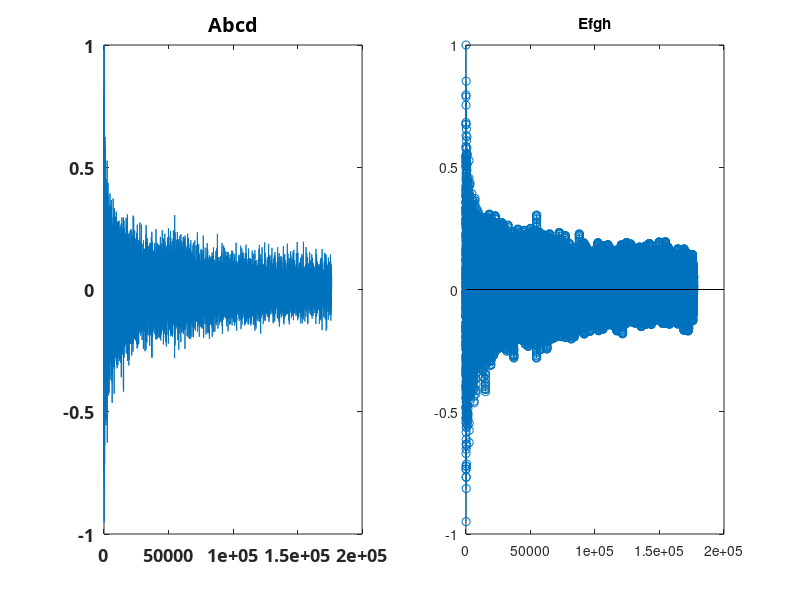

Write MATLAB code to recreate this figure. (Note: this script raises an error after producing the figure.)
% Problems:
%     Find out what x does


Fs       = 44100;       % Sampling Freq (44.1K is chosen to cover the entire human hearing range)
A        = 110;         % The A string of a guitar is normally tuned to 110 Hz
Eoffset  = -5;          % Change in freq wrt A 
Doffset  = 5;
Goffset  = 10;
Boffset  = 14;
E2offset = 19;
F = linspace(1/Fs, 1000, 2^12); % Creating vector for sampling 
x = zeros(Fs*4, 1);             % Generate 4 seconds of zeros to be used to generate the guitar notes
fret = [0 0 2 2 2 0;    % A_Major
        0 3 2 0 1 0;    % C_Major
        0 0 0 2 3 2;    % D_Major
        0 2 2 1 0 0;    % E_Major
        0 0 3 2 1 1;    % F_Major
        3 2 0 0 0 3];   % G_Major
    
while true
    i = input('Enter a chord to play(1-6) (Enter 0 to exit): '); 
    if(i == 0)
        break
    end
    
%     Initalise the delays for each note based on the frets and the string offsets.
    delay = [round(Fs/(A*2^((fret(i,1)+Eoffset)/12))),
    round(Fs/(A*2^(fret(i,2)/12))),
    round(Fs/(A*2^((fret(i,3)+Doffset)/12))), 
    round(Fs/(A*2^((fret(i,4)+Goffset)/12))), 
    round(Fs/(A*2^((fret(i,5)+Boffset)/12))), 
    round(Fs/(A*2^((fret(i,6)+E2offset)/12)))];

    b = cell(length(delay),1);              %Creates a NxM array of "double size" 
    a = cell(length(delay),1);
    H = zeros(length(delay),4096);          %Creates a NxM array of zeros
    note = zeros(length(x),length(delay));
    
    for indx = 1:length(delay)
     % Build a cell array of numerator and denominator coefficients.
        b{indx} = firls(42, [0 1/delay(indx) 2/delay(indx) 1], [0 0 1 1]).'; % Approximate string harmonics
        a{indx} = [1 zeros(1, delay(indx)) -0.5 -0.5].';    % FIND IT OUTTTT (it is somthing related to Frequency Domain Shaping)

     % Populate the states with random numbers and filter the input zeros.
     zi = rand(max(length(b{indx}),length(a{indx}))-1,1);

     %Create a 4 second note.
     note(:, indx) = filter(b{indx}, a{indx}, x, zi); 

    % Make sure that each note is centered on zero.
     note(:, indx) = note(:, indx)-mean(note(:, indx));

%      [H(indx,:),W] = freqz(b{indx}, a{indx}, F, Fs);
    end
    
    combinedNote = sum(note,2);
    combinedNote = combinedNote/max(abs(combinedNote));
    subplot(1,2,1)
    plot(combinedNote)
    set(gca, 'FontName','Lexend Deca','FontSize', 13, 'FontWeight', 'bold');
    title("Abcd");
    subplot(1,2,2)
    set(gca, 'FontName','Lexend Deca','FontSize', 13, 'FontWeight', 'bold');
    stem(combinedNote)
    title("Efgh");
    hplayer = audioplayer(combinedNote, Fs); 
    play(hplayer)
    pause(0.5)
end